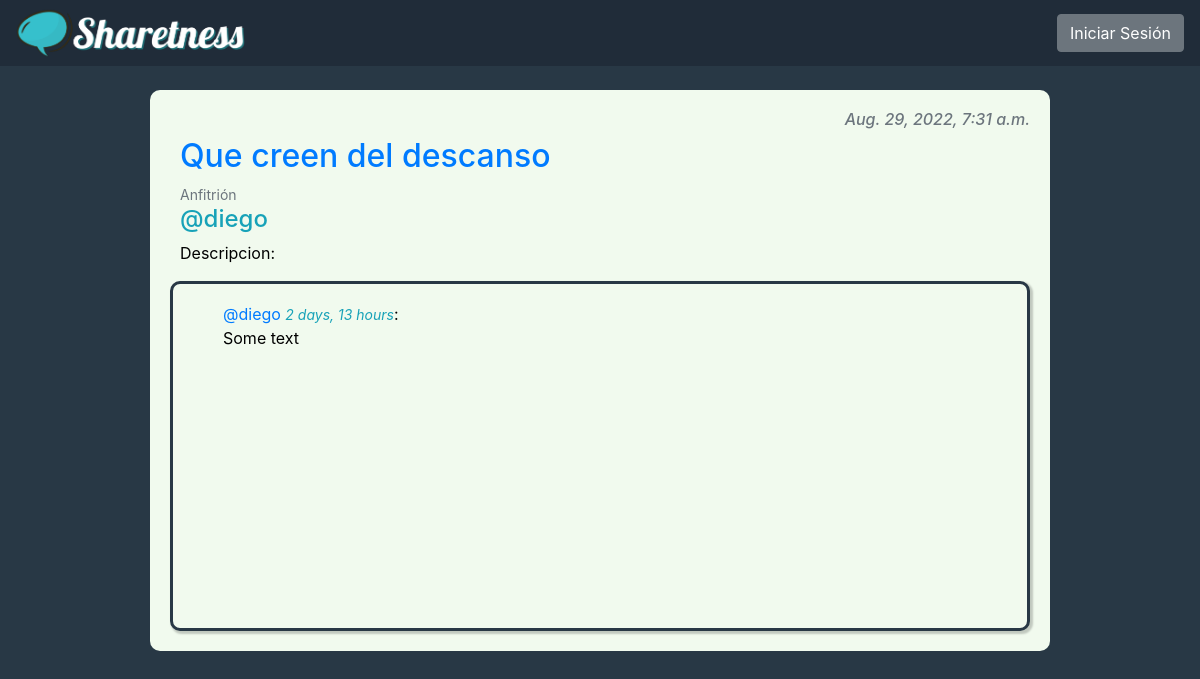
The app's page /room/47 with its own data.
### forum/models.py (models this page shows, shortened)
class Room(models.Model):
    host = models.ForeignKey(User, on_delete=models.SET_NULL, null=True)
    topic = models.ForeignKey(Topic, on_delete=models.SET_NULL, null=True)
    name = models.CharField(max_length=200)
    description =models.TextField(null=True, blank=True)
    update = models.DateTimeField(auto_now=True)
    created = models.DateTimeField(auto_now_add=True)
    class Meta:
        ordering = ['-update', '-created']

class Message(models.Model):
    user = models.ForeignKey(User, on_delete=models.CASCADE)
    room = models.ForeignKey(Room, on_delete=models.CASCADE)
    body = models.TextField()
    created = models.DateTimeField(auto_now_add=True)

### forum/views.py (the view, shortened to what this page needs)
# urls.py: path('room/<str:pk>',views.room, name="room"),
def room(request, pk):
    room = Room.objects.get(id=pk)
    room_messages = room.message_set.all().order_by('-created')
    context = {'room': room, 'room_messages': room_messages}
    return render(request, 'forum/room.html', context)

### forum/templates/forum/room.html (shortened to what this page needs)
{% extends 'main.html' %}
{% block content %}
    <div class="room-container mt-4 w-75 mx-auto"
>
        <div class="room-header d-flex flex-column">
            <small class="align-self-end font-italic h6 text-secondary">{{ room.created }}</small>
            <h2 class="text-primary">{{ room.name }}</h2>
            <small class="text-secondary">Anfitrión</small>
            <h4><span class="text-info ">@{{ room.host.username }}</span></h4>
            <p>Descripcion: {{ room.description }}</p>
        </div>
        <div class="room-messages">
            <ul>
                {% for msg in room_messages %}
                    <p class="mt-2">
                        <span class="text-primary">@{{ msg.user.username }}</span>
                        <small class="text-info font-italic">{{ msg.created|timesince }}</small>:
                        <br>
                        {{ msg.body }}
                    </p>
                {% endfor %}
            </ul>
        </div>
    </div>
{% endblock content %}

### static/styles/main.css (style rules this page uses)
body { background-color: #283845; color: white; }
.room-container { margin-top: 5px; background-color: #f1faee; padding: 20px; border-radius: 10px; color: black; max-height: 100vh; }
.room-header { margin-left: 10px; }
.room-messages { background-color: #f1faee; border-radius: 10px; padding:10px; height: 350px; border: 3px solid #283845; box-shadow: 2px 2px 2px 1px rgba(0, 0, 0, 0.2); overflow: auto; }

### records on screen
Room: created "Aug. 29, 2022, 7:31 a.m.", name "Que creen del descanso", host.username "diego"
Message: user.username "diego", created "2 days, 13 hours", body "Some text"
